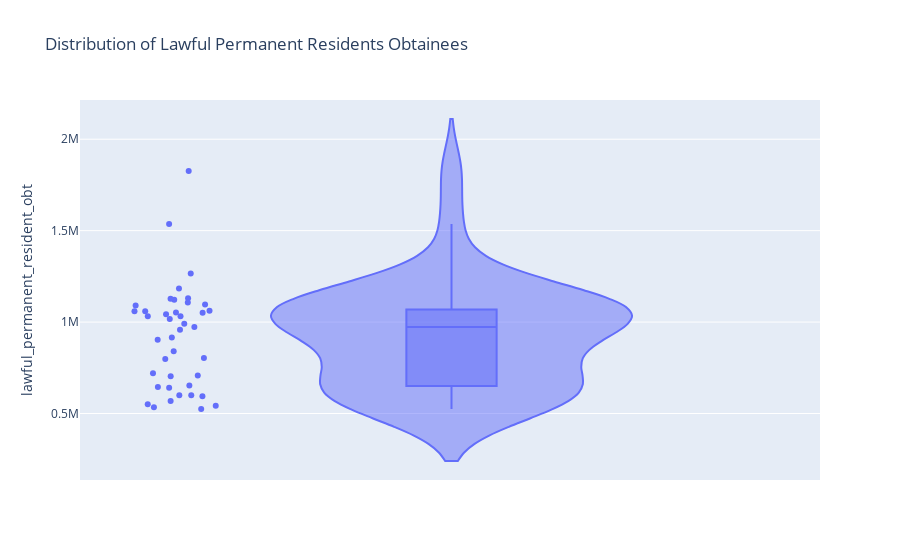

The code cell stored with this chart in its notebook:
### Markdown cell above
### Box Plots

### Code cell
lawful_permanent_resident_violin = px.violin(df, y='lawful_permanent_resident_obt', points='all', box=True,
                                             title='Distribution of Lawful Permanent Residents Obtainees')
lawful_permanent_resident_violin.show()

### Figure 1 — Plotly figure (JSON) as saved in the notebook; plotly's stock layout.template omitted (floating-point values rounded to 4 significant figures)
{"data": [{"alignmentgroup": "True", "box": {"visible": true}, "hovertemplate": "lawful_permanent_resident_obt=%{y}<extra></extra>", "legendgroup": "", "marker": {"color": "#636efa"}, "name": "", "offsetgroup": "", "orientation": "v", "points": "all", "scalegroup": "True", "showlegend": false, "type": "violin", "x0": " ", "xaxis": "x", "y": [524295, 595014, 533624, 550052, 541811, 568149, 600027, 599889, 641346, 1090172, 1535872, 1826595, 973445, 903916, 803993, 720177, 915560, 797847, 653206, 644787, 841002, 1058902, 1059356, 703542, 957883, 1122257, 1266129, 1052415, 1107126, 1130818, 1042625, 1062040, 1031631, 990553, 1016518, 1051031, 1183505, 1127167, 1096611, 1031765, 707362], "y0": " ", "yaxis": "y"}], "layout": {"legend": {"tracegroupgap": 0}, "title": {"text": "Distribution of Lawful Permanent Residents Obtainees"}, "violinmode": "group", "xaxis": {"anchor": "y", "domain": [0, 1]}, "yaxis": {"anchor": "x", "domain": [0, 1], "title": {"text": "lawful_permanent_resident_obt"}}}}
